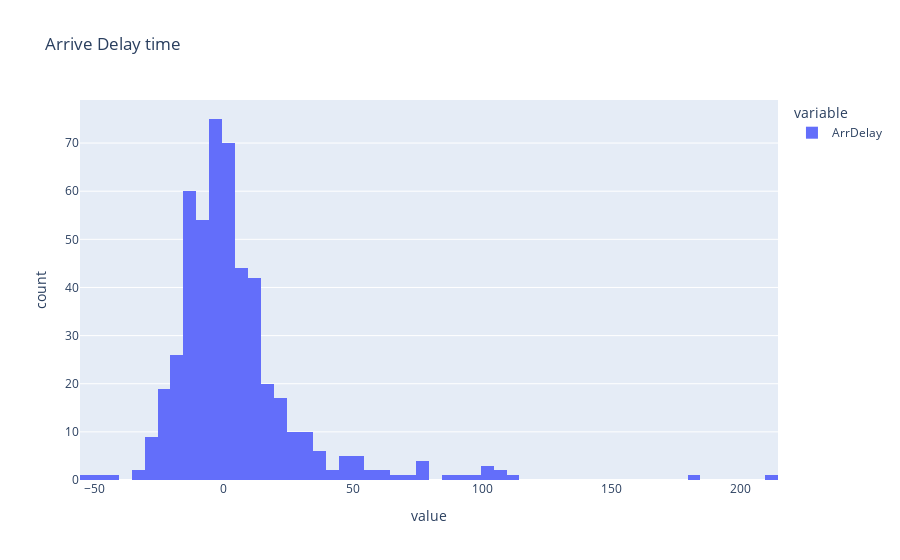

The notebook cell this image was saved under:
### Markdown cell above
**To do**

*   Use px.histogram and pass the dataset.
*   Pass `ArrDelay` to x parameter.

### Code cell
# Create histogram here
fig = px.histogram(data['ArrDelay'], x=['ArrDelay'], title='Arrive Delay time ')
fig.show()

### Figure 1 — Plotly figure (JSON) as saved in the notebook; plotly's stock layout.template omitted (floating-point values rounded to 4 significant figures; data arrays with more than 128 entries replaced by an {"elided": "..."} marker saying what was removed)
{"data": [{"alignmentgroup": "True", "bingroup": "x", "hovertemplate": "variable=ArrDelay<br>value=%{x}<br>count=%{y}<extra></extra>", "legendgroup": "ArrDelay", "marker": {"color": "#636efa", "pattern": {"shape": ""}}, "name": "ArrDelay", "offsetgroup": "ArrDelay", "orientation": "v", "showlegend": true, "type": "histogram", "x": {"elided": "500 int values"}, "xaxis": "x", "yaxis": "y"}], "layout": {"autosize": true, "barmode": "relative", "legend": {"title": {"text": "variable"}, "tracegroupgap": 0}, "title": {"text": "Arrive Delay time "}, "xaxis": {"anchor": "y", "autorange": true, "domain": [0, 1], "range": [-55.5, 214.5], "title": {"text": "value"}, "type": "linear"}, "yaxis": {"anchor": "x", "autorange": true, "domain": [0, 1], "range": [0, 78.95], "title": {"text": "count"}}}}
